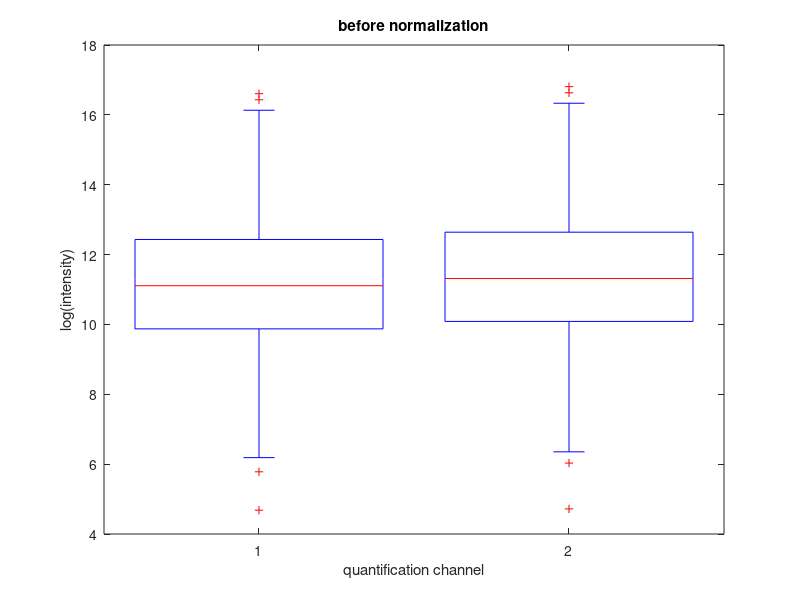
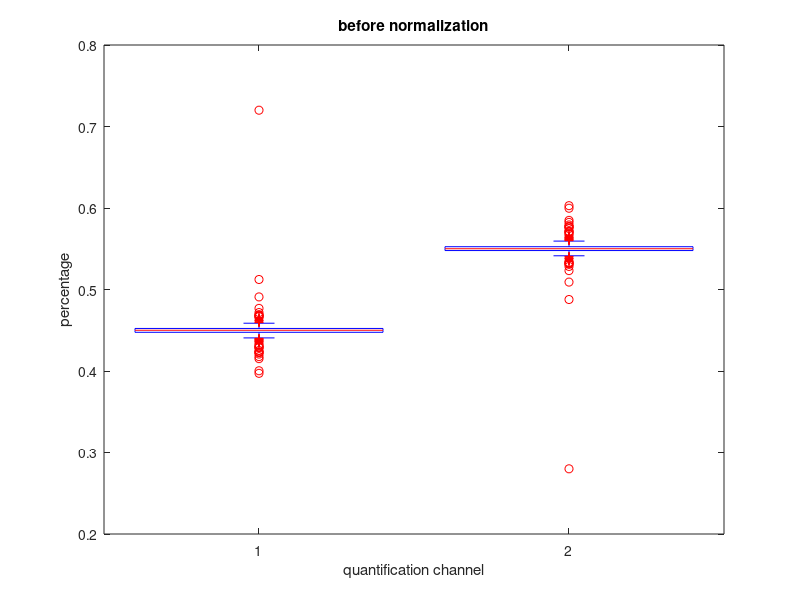

Write the MATLAB code that produced these figures, in order. (Note: this script raises an error after producing the figures.)
clear all;
close all;
clc;

rng(20);

nbPeptides = 500;
nbChannels = 2;

%amplification ions to intensity
A = 10;

%log normal
mu = 9;
sigma = 2;

ions = round(lognrnd(mu,sigma,nbPeptides,1)*nbChannels);

%bias
%pi = [ 0.194    0.099    0.126    0.213    0.194    0.174];

%pi = [ 1/3-0.1*1/3    2/3+0.1*1/3];
pi = [ 0.5  0.5];

data = mnrnd(ions,pi)*A ;
data(250,1) = 10000.*0.8.*pi(1);
data(250,2) = 10000.*0.2.*pi(2);
%  data = data + randn(nbPeptides,nbChannels);
 data = [data(:,1)-0.1.*data(:,1),data(:,2)+0.1.*data(:,1)];% + randn(nbPeptides,nbChannels);
data(data<0)=nan;

figure;
boxplot(log(data));
ylabel('log(intensity)');
xlabel('quantification channel');
title('before normalization');

figure;
boxplot(data./repmat(nansum(data,2),[1,nbChannels]));
ylabel('percentage');
xlabel('quantification channel');
title('before normalization');

maxIterations = 50;
h = 0.001;
tic;
[data,f,R,S] =  CONSTANd_RAS(data,h,maxIterations);
toc;

figure;
boxplot(data);
ylabel('percentage');
xlabel('quantification channel');
title('after normalisation');


